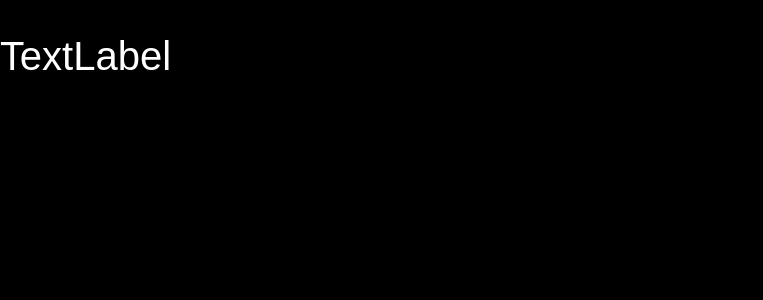
<?xml version="1.0" encoding="UTF-8"?>
<ui version="4.0">
 <class>MainWindow</class>
 <widget class="QMainWindow" name="MainWindow">
  <property name="geometry">
   <rect>
    <x>0</x>
    <y>0</y>
    <width>763</width>
    <height>300</height>
   </rect>
  </property>
  <property name="sizePolicy">
   <sizepolicy hsizetype="Maximum" vsizetype="Maximum">
    <horstretch>0</horstretch>
    <verstretch>0</verstretch>
   </sizepolicy>
  </property>
  <property name="palette">
   <palette>
    <active>
     <colorrole role="WindowText">
      <brush brushstyle="SolidPattern">
       <color alpha="255">
        <red>255</red>
        <green>255</green>
        <blue>255</blue>
       </color>
      </brush>
     </colorrole>
     <colorrole role="Button">
      <brush brushstyle="SolidPattern">
       <color alpha="255">
        <red>0</red>
        <green>0</green>
        <blue>0</blue>
       </color>
      </brush>
     </colorrole>
     <colorrole role="Light">
      <brush brushstyle="SolidPattern">
       <color alpha="255">
        <red>0</red>
        <green>0</green>
        <blue>0</blue>
       </color>
      </brush>
     </colorrole>
     <colorrole role="Midlight">
      <brush brushstyle="SolidPattern">
       <color alpha="255">
        <red>0</red>
        <green>0</green>
        <blue>0</blue>
       </color>
      </brush>
     </colorrole>
     <colorrole role="Dark">
      <brush brushstyle="SolidPattern">
       <color alpha="255">
        <red>0</red>
        <green>0</green>
        <blue>0</blue>
       </color>
      </brush>
     </colorrole>
     <colorrole role="Mid">
      <brush brushstyle="SolidPattern">
       <color alpha="255">
        <red>0</red>
        <green>0</green>
        <blue>0</blue>
       </color>
      </brush>
     </colorrole>
     <colorrole role="Text">
      <brush brushstyle="SolidPattern">
       <color alpha="255">
        <red>255</red>
        <green>255</green>
        <blue>255</blue>
       </color>
      </brush>
     </colorrole>
     <colorrole role="BrightText">
      <brush brushstyle="SolidPattern">
       <color alpha="255">
        <red>255</red>
        <green>255</green>
        <blue>255</blue>
       </color>
      </brush>
     </colorrole>
     <colorrole role="ButtonText">
      <brush brushstyle="SolidPattern">
       <color alpha="255">
        <red>255</red>
        <green>255</green>
        <blue>255</blue>
       </color>
      </brush>
     </colorrole>
     <colorrole role="Base">
      <brush brushstyle="SolidPattern">
       <color alpha="255">
        <red>0</red>
        <green>0</green>
        <blue>0</blue>
       </color>
      </brush>
     </colorrole>
     <colorrole role="Window">
      <brush brushstyle="SolidPattern">
       <color alpha="255">
        <red>0</red>
        <green>0</green>
        <blue>0</blue>
       </color>
      </brush>
     </colorrole>
     <colorrole role="Shadow">
      <brush brushstyle="SolidPattern">
       <color alpha="255">
        <red>0</red>
        <green>0</green>
        <blue>0</blue>
       </color>
      </brush>
     </colorrole>
     <colorrole role="AlternateBase">
      <brush brushstyle="SolidPattern">
       <color alpha="255">
        <red>0</red>
        <green>0</green>
        <blue>0</blue>
       </color>
      </brush>
     </colorrole>
     <colorrole role="ToolTipBase">
      <brush brushstyle="SolidPattern">
       <color alpha="255">
        <red>255</red>
        <green>255</green>
        <blue>220</blue>
       </color>
      </brush>
     </colorrole>
     <colorrole role="ToolTipText">
      <brush brushstyle="SolidPattern">
       <color alpha="255">
        <red>0</red>
        <green>0</green>
        <blue>0</blue>
       </color>
      </brush>
     </colorrole>
    </active>
    <inactive>
     <colorrole role="WindowText">
      <brush brushstyle="SolidPattern">
       <color alpha="255">
        <red>255</red>
        <green>255</green>
        <blue>255</blue>
       </color>
      </brush>
     </colorrole>
     <colorrole role="Button">
      <brush brushstyle="SolidPattern">
       <color alpha="255">
        <red>0</red>
        <green>0</green>
        <blue>0</blue>
       </color>
      </brush>
     </colorrole>
     <colorrole role="Light">
      <brush brushstyle="SolidPattern">
       <color alpha="255">
        <red>0</red>
        <green>0</green>
        <blue>0</blue>
       </color>
      </brush>
     </colorrole>
     <colorrole role="Midlight">
      <brush brushstyle="SolidPattern">
       <color alpha="255">
        <red>0</red>
        <green>0</green>
        <blue>0</blue>
       </color>
      </brush>
     </colorrole>
     <colorrole role="Dark">
      <brush brushstyle="SolidPattern">
       <color alpha="255">
        <red>0</red>
        <green>0</green>
        <blue>0</blue>
       </color>
      </brush>
     </colorrole>
     <colorrole role="Mid">
      <brush brushstyle="SolidPattern">
       <color alpha="255">
        <red>0</red>
        <green>0</green>
        <blue>0</blue>
       </color>
      </brush>
     </colorrole>
     <colorrole role="Text">
      <brush brushstyle="SolidPattern">
       <color alpha="255">
        <red>255</red>
        <green>255</green>
        <blue>255</blue>
       </color>
      </brush>
     </colorrole>
     <colorrole role="BrightText">
      <brush brushstyle="SolidPattern">
       <color alpha="255">
        <red>255</red>
        <green>255</green>
        <blue>255</blue>
       </color>
      </brush>
     </colorrole>
     <colorrole role="ButtonText">
      <brush brushstyle="SolidPattern">
       <color alpha="255">
        <red>255</red>
        <green>255</green>
        <blue>255</blue>
       </color>
      </brush>
     </colorrole>
     <colorrole role="Base">
      <brush brushstyle="SolidPattern">
       <color alpha="255">
        <red>0</red>
        <green>0</green>
        <blue>0</blue>
       </color>
      </brush>
     </colorrole>
     <colorrole role="Window">
      <brush brushstyle="SolidPattern">
       <color alpha="255">
        <red>0</red>
        <green>0</green>
        <blue>0</blue>
       </color>
      </brush>
     </colorrole>
     <colorrole role="Shadow">
      <brush brushstyle="SolidPattern">
       <color alpha="255">
        <red>0</red>
        <green>0</green>
        <blue>0</blue>
       </color>
      </brush>
     </colorrole>
     <colorrole role="AlternateBase">
      <brush brushstyle="SolidPattern">
       <color alpha="255">
        <red>0</red>
        <green>0</green>
        <blue>0</blue>
       </color>
      </brush>
     </colorrole>
     <colorrole role="ToolTipBase">
      <brush brushstyle="SolidPattern">
       <color alpha="255">
        <red>255</red>
        <green>255</green>
        <blue>220</blue>
       </color>
      </brush>
     </colorrole>
     <colorrole role="ToolTipText">
      <brush brushstyle="SolidPattern">
       <color alpha="255">
        <red>0</red>
        <green>0</green>
        <blue>0</blue>
       </color>
      </brush>
     </colorrole>
    </inactive>
    <disabled>
     <colorrole role="WindowText">
      <brush brushstyle="SolidPattern">
       <color alpha="255">
        <red>0</red>
        <green>0</green>
        <blue>0</blue>
       </color>
      </brush>
     </colorrole>
     <colorrole role="Button">
      <brush brushstyle="SolidPattern">
       <color alpha="255">
        <red>0</red>
        <green>0</green>
        <blue>0</blue>
       </color>
      </brush>
     </colorrole>
     <colorrole role="Light">
      <brush brushstyle="SolidPattern">
       <color alpha="255">
        <red>0</red>
        <green>0</green>
        <blue>0</blue>
       </color>
      </brush>
     </colorrole>
     <colorrole role="Midlight">
      <brush brushstyle="SolidPattern">
       <color alpha="255">
        <red>0</red>
        <green>0</green>
        <blue>0</blue>
       </color>
      </brush>
     </colorrole>
     <colorrole role="Dark">
      <brush brushstyle="SolidPattern">
       <color alpha="255">
        <red>0</red>
        <green>0</green>
        <blue>0</blue>
       </color>
      </brush>
     </colorrole>
     <colorrole role="Mid">
      <brush brushstyle="SolidPattern">
       <color alpha="255">
        <red>0</red>
        <green>0</green>
        <blue>0</blue>
       </color>
      </brush>
     </colorrole>
     <colorrole role="Text">
      <brush brushstyle="SolidPattern">
       <color alpha="255">
        <red>0</red>
        <green>0</green>
        <blue>0</blue>
       </color>
      </brush>
     </colorrole>
     <colorrole role="BrightText">
      <brush brushstyle="SolidPattern">
       <color alpha="255">
        <red>255</red>
        <green>255</green>
        <blue>255</blue>
       </color>
      </brush>
     </colorrole>
     <colorrole role="ButtonText">
      <brush brushstyle="SolidPattern">
       <color alpha="255">
        <red>0</red>
        <green>0</green>
        <blue>0</blue>
       </color>
      </brush>
     </colorrole>
     <colorrole role="Base">
      <brush brushstyle="SolidPattern">
       <color alpha="255">
        <red>0</red>
        <green>0</green>
        <blue>0</blue>
       </color>
      </brush>
     </colorrole>
     <colorrole role="Window">
      <brush brushstyle="SolidPattern">
       <color alpha="255">
        <red>0</red>
        <green>0</green>
        <blue>0</blue>
       </color>
      </brush>
     </colorrole>
     <colorrole role="Shadow">
      <brush brushstyle="SolidPattern">
       <color alpha="255">
        <red>0</red>
        <green>0</green>
        <blue>0</blue>
       </color>
      </brush>
     </colorrole>
     <colorrole role="AlternateBase">
      <brush brushstyle="SolidPattern">
       <color alpha="255">
        <red>0</red>
        <green>0</green>
        <blue>0</blue>
       </color>
      </brush>
     </colorrole>
     <colorrole role="ToolTipBase">
      <brush brushstyle="SolidPattern">
       <color alpha="255">
        <red>255</red>
        <green>255</green>
        <blue>220</blue>
       </color>
      </brush>
     </colorrole>
     <colorrole role="ToolTipText">
      <brush brushstyle="SolidPattern">
       <color alpha="255">
        <red>0</red>
        <green>0</green>
        <blue>0</blue>
       </color>
      </brush>
     </colorrole>
    </disabled>
   </palette>
  </property>
  <property name="windowTitle">
   <string>MainWindow</string>
  </property>
  <widget class="QWidget" name="centralWidget">
   <widget class="QLabel" name="label">
    <property name="geometry">
     <rect>
      <x>0</x>
      <y>0</y>
      <width>301</width>
      <height>111</height>
     </rect>
    </property>
    <property name="sizePolicy">
     <sizepolicy hsizetype="Ignored" vsizetype="Ignored">
      <horstretch>0</horstretch>
      <verstretch>0</verstretch>
     </sizepolicy>
    </property>
    <property name="font">
     <font>
      <pointsize>30</pointsize>
     </font>
    </property>
    <property name="text">
     <string>TextLabel</string>
    </property>
   </widget>
  </widget>
 </widget>
 <layoutdefault spacing="6" margin="11"/>
 <resources/>
 <connections/>
</ui>
